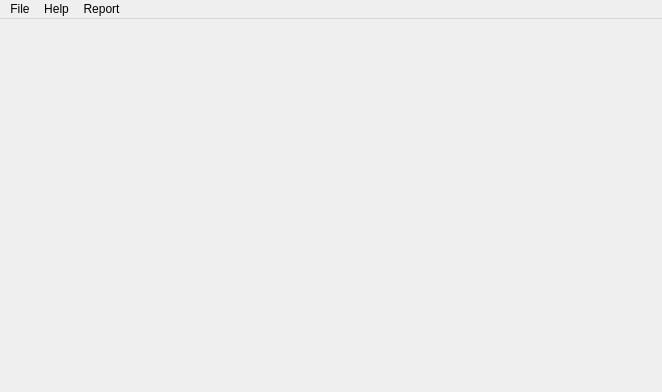
<?xml version="1.0" encoding="UTF-8"?>
<ui version="4.0">
 <class>MainWindow</class>
 <widget class="QMainWindow" name="MainWindow">
  <property name="geometry">
   <rect>
    <x>0</x>
    <y>0</y>
    <width>662</width>
    <height>392</height>
   </rect>
  </property>
  <property name="sizePolicy">
   <sizepolicy hsizetype="Fixed" vsizetype="Fixed">
    <horstretch>0</horstretch>
    <verstretch>0</verstretch>
   </sizepolicy>
  </property>
  <property name="minimumSize">
   <size>
    <width>662</width>
    <height>392</height>
   </size>
  </property>
  <property name="maximumSize">
   <size>
    <width>662</width>
    <height>392</height>
   </size>
  </property>
  <property name="windowTitle">
   <string>Time Tracker</string>
  </property>
  <property name="windowIcon">
   <iconset resource="resources.qrc">
    <normaloff>:/images/icon_full.png</normaloff>:/images/icon_full.png</iconset>
  </property>
  <widget class="QWidget" name="centralwidget">
   <layout class="QVBoxLayout" name="verticalLayout_4">
    <item>
     <layout class="QVBoxLayout" name="verticalLayout"/>
    </item>
   </layout>
  </widget>
  <widget class="QMenuBar" name="menubar">
   <property name="geometry">
    <rect>
     <x>0</x>
     <y>0</y>
     <width>662</width>
     <height>25</height>
    </rect>
   </property>
   <widget class="QMenu" name="menuFile">
    <property name="title">
     <string>File</string>
    </property>
    <addaction name="action_new"/>
    <addaction name="action_open"/>
    <addaction name="action_close"/>
    <addaction name="action_exit"/>
   </widget>
   <widget class="QMenu" name="menuHelp">
    <property name="title">
     <string>Help</string>
    </property>
    <addaction name="action_about"/>
   </widget>
   <widget class="QMenu" name="menuReport">
    <property name="title">
     <string>Report</string>
    </property>
    <addaction name="actionProjects_Chart"/>
    <addaction name="actionTime_Series_Chart"/>
   </widget>
   <addaction name="menuFile"/>
   <addaction name="menuHelp"/>
   <addaction name="menuReport"/>
  </widget>
  <action name="action_about">
   <property name="icon">
    <iconset theme="help"/>
   </property>
   <property name="text">
    <string>About</string>
   </property>
  </action>
  <action name="action_new">
   <property name="icon">
    <iconset theme="document-new"/>
   </property>
   <property name="text">
    <string>New</string>
   </property>
   <property name="shortcut">
    <string>Ctrl+N</string>
   </property>
   <property name="shortcutVisibleInContextMenu">
    <bool>true</bool>
   </property>
  </action>
  <action name="action_open">
   <property name="icon">
    <iconset theme="document-open"/>
   </property>
   <property name="text">
    <string>Open</string>
   </property>
   <property name="shortcut">
    <string>Ctrl+O</string>
   </property>
  </action>
  <action name="action_close">
   <property name="icon">
    <iconset theme="document-close"/>
   </property>
   <property name="text">
    <string>Close</string>
   </property>
   <property name="shortcut">
    <string>Ctrl+W</string>
   </property>
  </action>
  <action name="action_exit">
   <property name="icon">
    <iconset theme="application-exit"/>
   </property>
   <property name="text">
    <string>Exit</string>
   </property>
   <property name="shortcut">
    <string>Ctrl+Q</string>
   </property>
  </action>
  <action name="actionProjects_Chart">
   <property name="text">
    <string>Projects Chart</string>
   </property>
  </action>
  <action name="actionTime_Series_Chart">
   <property name="text">
    <string>Time-Series Chart</string>
   </property>
  </action>
 </widget>
 <resources>
  <include location="resources.qrc"/>
 </resources>
 <connections/>
</ui>
